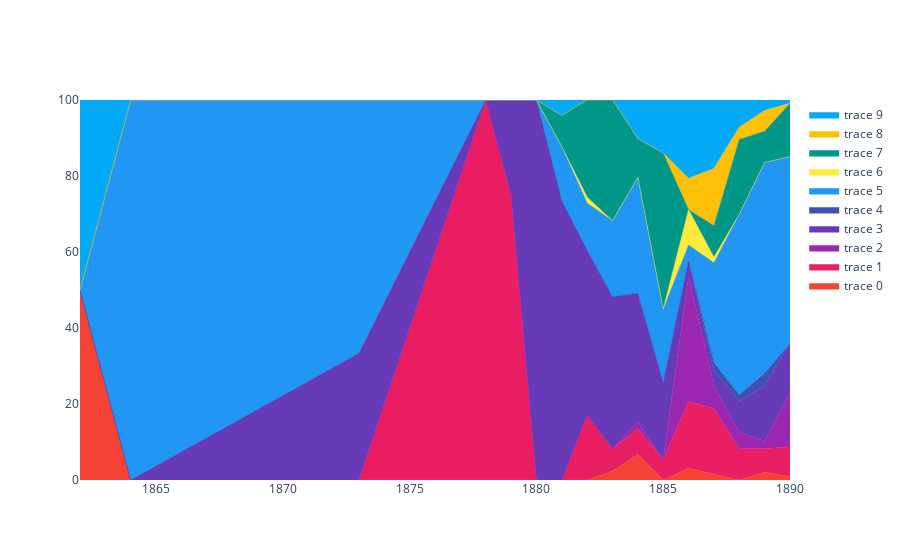

The cell this chart's notebook holds for it:
### Code cell
x=dfVis['completitionYear'].unique()
x.sort()

generos = dfVis['genre'].unique()

colorvec = ['#ff7f00','#cab2d6','#a6cee3','#1f78b4','#b2df8a','#33a02c','#fb9a99','#e31a1c','#fdbf6f', '#ff7f00','#cab2d6','#a6cee3','#1f78b4','#b2df8a','#33a02c','#fb9a99','#e31a1c','#fdbf6f']
paletaCores = ['#f44336', '#e91e63', '#9c27b0', '#673ab7', '#3f51b5', '#2196f3', '#ffeb3b','#009688', '#ffc107','#03a9f4','#8bc34a','#ff9800','#00bcd4','#cddc39','#ff5722', '#f44336', '#e91e63' ]

fig = go.Figure()


for i, genero in zip(range(0, len(generos)), generos):      
    dfGenero = pd.DataFrame(dfVis[dfVis['genre']==genero])
    dfGenero.sort_values(by='completitionYear', inplace=True)
    y = dfGenero['count'].to_list()
    fig.add_trace(go.Scatter(
        x=x, y=y,
        hoverinfo='x+y',
        mode='lines',
        line=dict(width=0.5, color=paletaCores[i]),
        fillcolor = paletaCores[i],
        stackgroup='one', # define stack group
        groupnorm='percent'
))


fig.update_layout(yaxis_range=(0, 100))
fig.show()

### Figure 1 — Plotly figure (JSON) as saved in the notebook; plotly's stock layout.template omitted (floating-point values rounded to 4 significant figures)
{"data": [{"fillcolor": "#f44336", "groupnorm": "percent", "hoverinfo": "x+y", "line": {"color": "#f44336", "width": 0.5}, "mode": "lines", "stackgroup": "one", "type": "scatter", "x": [1862, 1864, 1873, 1878, 1879, 1880, 1881, 1882, 1883, 1884, 1885, 1886, 1887, 1888, 1889, 1890], "y": [1, 0, 0, 0, 0, 0, 0, 0, 2, 4, 0, 3, 2, 0, 3, 1]}, {"fillcolor": "#e91e63", "groupnorm": "percent", "hoverinfo": "x+y", "line": {"color": "#e91e63", "width": 0.5}, "mode": "lines", "stackgroup": "one", "type": "scatter", "x": [1862, 1864, 1873, 1878, 1879, 1880, 1881, 1882, 1883, 1884, 1885, 1886, 1887, 1888, 1889, 1890], "y": [0, 0, 0, 1, 3, 0, 0, 22, 5, 4, 7, 17, 23, 15, 9, 9]}, {"fillcolor": "#9c27b0", "groupnorm": "percent", "hoverinfo": "x+y", "line": {"color": "#9c27b0", "width": 0.5}, "mode": "lines", "stackgroup": "one", "type": "scatter", "x": [1862, 1864, 1873, 1878, 1879, 1880, 1881, 1882, 1883, 1884, 1885, 1886, 1887, 1888, 1889, 1890], "y": [0, 0, 0, 0, 0, 0, 0, 0, 0, 1, 0, 32, 8, 8, 3, 16]}, {"fillcolor": "#673ab7", "groupnorm": "percent", "hoverinfo": "x+y", "line": {"color": "#673ab7", "width": 0.5}, "mode": "lines", "stackgroup": "one", "type": "scatter", "x": [1862, 1864, 1873, 1878, 1879, 1880, 1881, 1882, 1883, 1884, 1885, 1886, 1887, 1888, 1889, 1890], "y": [0, 0, 1, 0, 1, 2, 36, 56, 34, 20, 26, 4, 5, 15, 21, 15]}, {"fillcolor": "#3f51b5", "groupnorm": "percent", "hoverinfo": "x+y", "line": {"color": "#3f51b5", "width": 0.5}, "mode": "lines", "stackgroup": "one", "type": "scatter", "x": [1862, 1864, 1873, 1878, 1879, 1880, 1881, 1882, 1883, 1884, 1885, 1886, 1887, 1888, 1889, 1890], "y": [0, 0, 0, 0, 0, 0, 0, 0, 0, 0, 0, 0, 3, 3, 5, 0]}, {"fillcolor": "#2196f3", "groupnorm": "percent", "hoverinfo": "x+y", "line": {"color": "#2196f3", "width": 0.5}, "mode": "lines", "stackgroup": "one", "type": "scatter", "x": [1862, 1864, 1873, 1878, 1879, 1880, 1881, 1882, 1883, 1884, 1885, 1886, 1887, 1888, 1889, 1890], "y": [0, 1, 2, 0, 0, 0, 7, 16, 17, 18, 25, 4, 35, 87, 81, 56]}, {"fillcolor": "#ffeb3b", "groupnorm": "percent", "hoverinfo": "x+y", "line": {"color": "#ffeb3b", "width": 0.5}, "mode": "lines", "stackgroup": "one", "type": "scatter", "x": [1862, 1864, 1873, 1878, 1879, 1880, 1881, 1882, 1883, 1884, 1885, 1886, 1887, 1888, 1889, 1890], "y": [0, 0, 0, 0, 0, 0, 0, 2, 0, 0, 0, 9, 2, 0, 0, 0]}, {"fillcolor": "#009688", "groupnorm": "percent", "hoverinfo": "x+y", "line": {"color": "#009688", "width": 0.5}, "mode": "lines", "stackgroup": "one", "type": "scatter", "x": [1862, 1864, 1873, 1878, 1879, 1880, 1881, 1882, 1883, 1884, 1885, 1886, 1887, 1888, 1889, 1890], "y": [0, 0, 0, 0, 0, 0, 4, 33, 27, 6, 53, 0, 11, 36, 12, 16]}, {"fillcolor": "#ffc107", "groupnorm": "percent", "hoverinfo": "x+y", "line": {"color": "#ffc107", "width": 0.5}, "mode": "lines", "stackgroup": "one", "type": "scatter", "x": [1862, 1864, 1873, 1878, 1879, 1880, 1881, 1882, 1883, 1884, 1885, 1886, 1887, 1888, 1889, 1890], "y": [0, 0, 0, 0, 0, 0, 0, 0, 0, 0, 0, 8, 20, 6, 8, 0]}, {"fillcolor": "#03a9f4", "groupnorm": "percent", "hoverinfo": "x+y", "line": {"color": "#03a9f4", "width": 0.5}, "mode": "lines", "stackgroup": "one", "type": "scatter", "x": [1862, 1864, 1873, 1878, 1879, 1880, 1881, 1882, 1883, 1884, 1885, 1886, 1887, 1888, 1889, 1890], "y": [1, 0, 0, 0, 0, 0, 2, 0, 0, 6, 18, 20, 24, 13, 4, 1]}], "layout": {"yaxis": {"range": [0, 100]}}}
